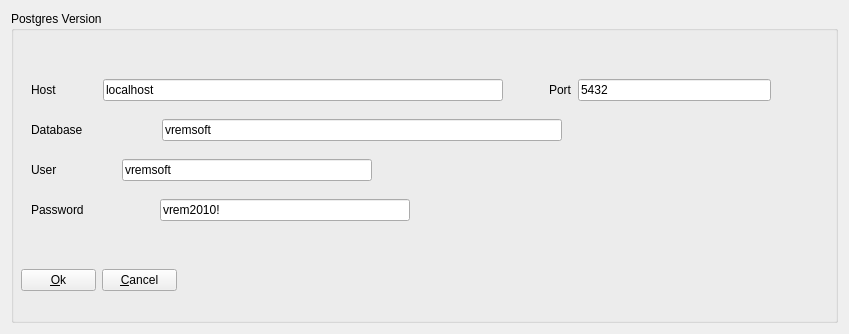
<?xml version="1.0" encoding="UTF-8"?>
<ui version="4.0">
 <class>PostgresConfig</class>
 <widget class="QWidget" name="PostgresConfig">
  <property name="geometry">
   <rect>
    <x>0</x>
    <y>0</y>
    <width>849</width>
    <height>334</height>
   </rect>
  </property>
  <property name="windowTitle">
   <string>Postgres Configuration</string>
  </property>
  <layout class="QVBoxLayout" name="verticalLayout">
   <item>
    <widget class="QGroupBox" name="groupBox">
     <property name="title">
      <string>Postgres Version</string>
     </property>
     <widget class="QWidget" name="layoutWidget_7">
      <property name="geometry">
       <rect>
        <x>20</x>
        <y>60</y>
        <width>740</width>
        <height>38</height>
       </rect>
      </property>
      <layout class="QHBoxLayout" name="horizontalLayout_15">
       <item>
        <widget class="QLabel" name="label_11">
         <property name="text">
          <string>Host</string>
         </property>
        </widget>
       </item>
       <item>
        <spacer name="horizontalSpacer_15">
         <property name="orientation">
          <enum>Qt::Horizontal</enum>
         </property>
         <property name="sizeHint" stdset="0">
          <size>
           <width>40</width>
           <height>20</height>
          </size>
         </property>
        </spacer>
       </item>
       <item>
        <widget class="QLineEdit" name="lineEditHost">
         <property name="sizePolicy">
          <sizepolicy hsizetype="Minimum" vsizetype="Fixed">
           <horstretch>0</horstretch>
           <verstretch>0</verstretch>
          </sizepolicy>
         </property>
         <property name="minimumSize">
          <size>
           <width>400</width>
           <height>0</height>
          </size>
         </property>
         <property name="text">
          <string>localhost</string>
         </property>
        </widget>
       </item>
       <item>
        <spacer name="horizontalSpacer_16">
         <property name="orientation">
          <enum>Qt::Horizontal</enum>
         </property>
         <property name="sizeHint" stdset="0">
          <size>
           <width>40</width>
           <height>20</height>
          </size>
         </property>
        </spacer>
       </item>
       <item>
        <widget class="QLabel" name="label_12">
         <property name="text">
          <string>Port</string>
         </property>
        </widget>
       </item>
       <item>
        <widget class="QLineEdit" name="lineEditPort">
         <property name="sizePolicy">
          <sizepolicy hsizetype="MinimumExpanding" vsizetype="Fixed">
           <horstretch>2</horstretch>
           <verstretch>0</verstretch>
          </sizepolicy>
         </property>
         <property name="minimumSize">
          <size>
           <width>100</width>
           <height>0</height>
          </size>
         </property>
         <property name="text">
          <string>5432</string>
         </property>
        </widget>
       </item>
      </layout>
     </widget>
     <widget class="QWidget" name="layoutWidget_2">
      <property name="geometry">
       <rect>
        <x>20</x>
        <y>180</y>
        <width>379</width>
        <height>38</height>
       </rect>
      </property>
      <layout class="QHBoxLayout" name="horizontalLayout_14">
       <item>
        <widget class="QLabel" name="label_10">
         <property name="text">
          <string>Password</string>
         </property>
        </widget>
       </item>
       <item>
        <spacer name="horizontalSpacer_14">
         <property name="orientation">
          <enum>Qt::Horizontal</enum>
         </property>
         <property name="sizeHint" stdset="0">
          <size>
           <width>40</width>
           <height>20</height>
          </size>
         </property>
        </spacer>
       </item>
       <item>
        <widget class="QLineEdit" name="lineEditPassword">
         <property name="sizePolicy">
          <sizepolicy hsizetype="Minimum" vsizetype="Fixed">
           <horstretch>0</horstretch>
           <verstretch>0</verstretch>
          </sizepolicy>
         </property>
         <property name="minimumSize">
          <size>
           <width>250</width>
           <height>0</height>
          </size>
         </property>
         <property name="text">
          <string>vrem2010!</string>
         </property>
        </widget>
       </item>
      </layout>
     </widget>
     <widget class="QWidget" name="layoutWidget">
      <property name="geometry">
       <rect>
        <x>20</x>
        <y>140</y>
        <width>341</width>
        <height>38</height>
       </rect>
      </property>
      <layout class="QHBoxLayout" name="horizontalLayout_13">
       <item>
        <widget class="QLabel" name="label_9">
         <property name="text">
          <string>User</string>
         </property>
        </widget>
       </item>
       <item>
        <spacer name="horizontalSpacer_13">
         <property name="orientation">
          <enum>Qt::Horizontal</enum>
         </property>
         <property name="sizeHint" stdset="0">
          <size>
           <width>40</width>
           <height>20</height>
          </size>
         </property>
        </spacer>
       </item>
       <item>
        <widget class="QLineEdit" name="lineEditUser">
         <property name="sizePolicy">
          <sizepolicy hsizetype="Minimum" vsizetype="Fixed">
           <horstretch>0</horstretch>
           <verstretch>0</verstretch>
          </sizepolicy>
         </property>
         <property name="minimumSize">
          <size>
           <width>250</width>
           <height>0</height>
          </size>
         </property>
         <property name="text">
          <string>vremsoft</string>
         </property>
        </widget>
       </item>
      </layout>
     </widget>
     <widget class="QWidget" name="layoutWidget_8">
      <property name="geometry">
       <rect>
        <x>20</x>
        <y>100</y>
        <width>531</width>
        <height>38</height>
       </rect>
      </property>
      <layout class="QHBoxLayout" name="horizontalLayout_16">
       <item>
        <widget class="QLabel" name="label_13">
         <property name="text">
          <string>Database</string>
         </property>
        </widget>
       </item>
       <item>
        <spacer name="horizontalSpacer_17">
         <property name="orientation">
          <enum>Qt::Horizontal</enum>
         </property>
         <property name="sizeHint" stdset="0">
          <size>
           <width>40</width>
           <height>20</height>
          </size>
         </property>
        </spacer>
       </item>
       <item>
        <widget class="QLineEdit" name="lineEditDatabase">
         <property name="sizePolicy">
          <sizepolicy hsizetype="Minimum" vsizetype="Fixed">
           <horstretch>0</horstretch>
           <verstretch>0</verstretch>
          </sizepolicy>
         </property>
         <property name="minimumSize">
          <size>
           <width>400</width>
           <height>0</height>
          </size>
         </property>
         <property name="text">
          <string>vremsoft</string>
         </property>
        </widget>
       </item>
      </layout>
     </widget>
     <widget class="QWidget" name="layoutWidget">
      <property name="geometry">
       <rect>
        <x>10</x>
        <y>250</y>
        <width>158</width>
        <height>38</height>
       </rect>
      </property>
      <layout class="QHBoxLayout" name="horizontalLayout">
       <item>
        <widget class="QPushButton" name="pushButtonOk">
         <property name="maximumSize">
          <size>
           <width>75</width>
           <height>16777215</height>
          </size>
         </property>
         <property name="text">
          <string>&amp;Ok</string>
         </property>
        </widget>
       </item>
       <item>
        <widget class="QPushButton" name="pushButtonCancel">
         <property name="maximumSize">
          <size>
           <width>75</width>
           <height>16777215</height>
          </size>
         </property>
         <property name="text">
          <string>&amp;Cancel</string>
         </property>
        </widget>
       </item>
      </layout>
     </widget>
    </widget>
   </item>
  </layout>
 </widget>
 <resources/>
 <connections/>
</ui>
